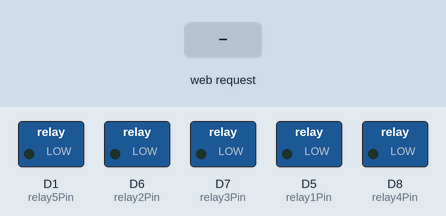
This sketch was run on a simulated ESP8266 (NodeMCU). Shown: switched loads named in the sketch (green lamp = pin HIGH). The test bench sets the inputs (shaded band). WiFi joins after 1.5 s; servers stay silent unless stated; what the sketch prints to the serial monitor is not drawn.

Above: at 2.7 s.
2.8 s: HTTP request GET /?relay1=off received
At 4.0 s:
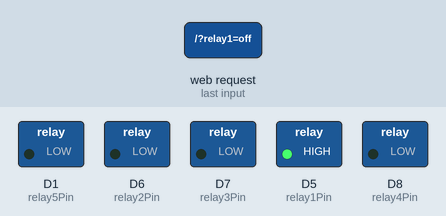
4.3 s: HTTP request GET /?relay2=off received
At 5.4 s:
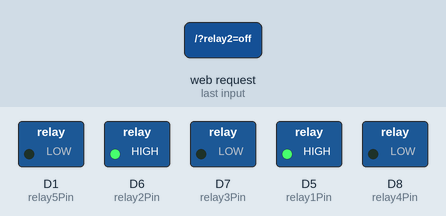
5.8 s: HTTP request GET /?relay1=on received
At 6.5 s:
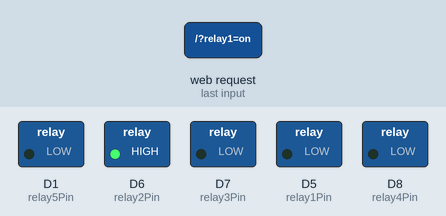
7.3 s: HTTP request GET /?relay3=off received
At 7.7 s:
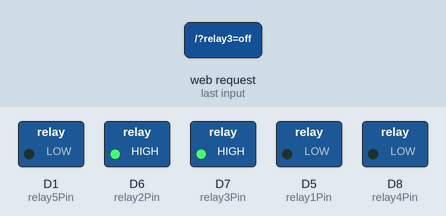
8.8 s: HTTP request GET /?relay2=on received
At 10.0 s:
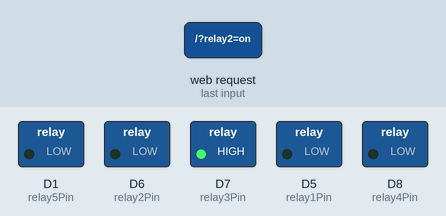
10.3 s: HTTP request GET /?relay3=on received
At 11.1 s:
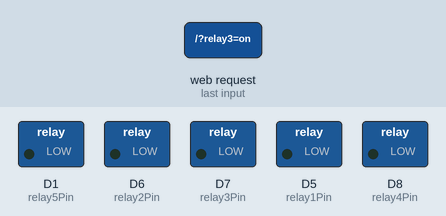
Timing chart, 0 to 12.8 s (numbered marks = the images above; inputs shaded):
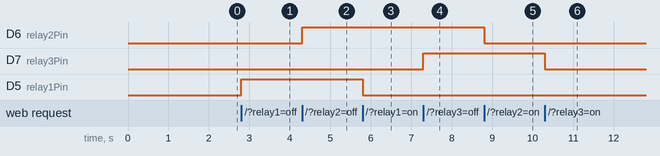

The sketch:

relay5viaweb.ino
```cpp
#include <ESP8266WiFi.h>
#include <WiFiClient.h>
#include <ESP8266WebServer.h>
#include <ESP8266mDNS.h>

// USERNAME WIFI
const char* ssid = "Wifi Username";
// PASSWORD WIFI
const char* password = "Password Your Wifi";
const int relay1Pin = D5;
const int relay2Pin = D6;
const int relay3Pin = D7;
const int relay4Pin = D8;
const int relay5Pin = D1;  // Define pin for 5th relay

ESP8266WebServer server(80);

void setup() {
  pinMode(relay1Pin, OUTPUT);
  pinMode(relay2Pin, OUTPUT);
  pinMode(relay3Pin, OUTPUT);
  pinMode(relay4Pin, OUTPUT);
  pinMode(relay5Pin, OUTPUT);  // Initialize pin for 5th relay

  digitalWrite(relay1Pin, LOW);
  digitalWrite(relay2Pin, LOW);
  digitalWrite(relay3Pin, LOW);
  digitalWrite(relay4Pin, LOW);
  digitalWrite(relay5Pin, LOW);  // Set initial state for 5th relay

  Serial.begin(9600);
  connectToWiFi();

  server.on("/", handleRoot);
  server.begin();
  Serial.println("HTTP server started");
}

void loop() {
  server.handleClient();
}

void connectToWiFi() {
  Serial.println();
  Serial.print("Connecting to ");
  Serial.println(ssid);

  WiFi.begin(ssid, password);

  while (WiFi.status() != WL_CONNECTED) {
    delay(500);
    Serial.print(".");
  }

  Serial.println("");
  Serial.println("WiFi connected");
  Serial.println("IP address: ");
  Serial.println(WiFi.localIP());
}

void handleRoot() {
  Serial.println("Got a Request");

  if (server.hasArg("relay1")) {
    if (server.arg("relay1") == "on") {
      digitalWrite(relay1Pin, LOW);
    } else if (server.arg("relay1") == "off") {
      digitalWrite(relay1Pin, HIGH);
    }
  }

  if (server.hasArg("relay2")) {
    if (server.arg("relay2") == "on") {
      digitalWrite(relay2Pin, LOW);
    } else if (server.arg("relay2") == "off") {
      digitalWrite(relay2Pin, HIGH);
    }
  }

  if (server.hasArg("relay3")) {
    if (server.arg("relay3") == "on") {
      digitalWrite(relay3Pin, LOW);
    } else if (server.arg("relay3") == "off") {
      digitalWrite(relay3Pin, HIGH);
    }
  }

  if (server.hasArg("relay4")) {
    if (server.arg("relay4") == "on") {
      digitalWrite(relay4Pin, LOW);
    } else if (server.arg("relay4") == "off") {
      digitalWrite(relay4Pin, HIGH);
    }
  }

  if (server.hasArg("relay5")) {
    if (server.arg("relay5") == "on") {
      digitalWrite(relay5Pin, LOW);
    } else if (server.arg("relay5") == "off") {
      digitalWrite(relay5Pin, HIGH);
    }
  }

  String msg = "";
  msg += "<html><body>\n";
  msg += "<center><h1>Control Relay</h1></center>";
  msg += "<center><p>Meydhi Ari Nugroho</p></center>";

  // Relay 1
  msg += "<center><h2>";
  if (digitalRead(relay1Pin) == LOW) {
    msg += "<a href='?relay1=off'/><button style='appearance: button; backface-visibility: hidden; background-color: #405cf5; border-radius: 6px; border-width: 0; box-shadow: rgba(50, 50, 93, .1) 0 0 0 1px inset,rgba(50, 50, 93, .1) 0 2px 5px 0,rgba(0, 0, 0, .07) 0 1px 1px 0; box-sizing: border-box; color: #fff; cursor: pointer; font-family: -apple-system,system-ui,&quot;Segoe UI&quot;,Roboto,&quot;Helvetica Neue&quot;,Ubuntu,sans-serif; font-size: 100%; height: 44px; line-height: 1.15; margin: 12px 0 0; outline: none; overflow: hidden; padding: 0 25px; position: relative; text-align: center; text-transform: none; transform: translateZ(0); transition: all .2s,box-shadow .08s ease-in; user-select: none; -webkit-user-select: none; touch-action: manipulation; width: 50%;'>Relay 1 On</button></a>";
  } else {
    msg += "<a href='?relay1=on'/><button style='appearance: button; backface-visibility: hidden; background-color: red; border-radius: 6px; border-width: 0; box-shadow: rgba(50, 50, 93, .1) 0 0 0 1px inset,rgba(50, 50, 93, .1) 0 2px 5px 0,rgba(0, 0, 0, .07) 0 1px 1px 0; box-sizing: border-box; color: #fff; cursor: pointer; font-family: -apple-system,system-ui,&quot;Segoe UI&quot;,Roboto,&quot;Helvetica Neue&quot;,Ubuntu,sans-serif; font-size: 100%; height: 44px; line-height: 1.15; margin: 12px 0 0; outline: none; overflow: hidden; padding: 0 25px; position: relative; text-align: center; text-transform: none; transform: translateZ(0); transition: all .2s,box-shadow .08s ease-in; user-select: none; -webkit-user-select: none; touch-action: manipulation; width: 50%;''>Relay 1 Off</button></a>";
  }
  msg += "</h2></center>";

  // Relay 2
  msg += "<center><h2>";
  if (digitalRead(relay2Pin) == LOW) {
    msg += "<a href='?relay2=off'/><button style='appearance: button; backface-visibility: hidden; background-color: #405cf5; border-radius: 6px; border-width: 0; box-shadow: rgba(50, 50, 93, .1) 0 0 0 1px inset,rgba(50, 50, 93, .1) 0 2px 5px 0,rgba(0, 0, 0, .07) 0 1px 1px 0; box-sizing: border-box; color: #fff; cursor: pointer; font-family: -apple-system,system-ui,&quot;Segoe UI&quot;,Roboto,&quot;Helvetica Neue&quot;,Ubuntu,sans-serif; font-size: 100%; height: 44px; line-height: 1.15; margin: 12px 0 0; outline: none; overflow: hidden; padding: 0 25px; position: relative; text-align: center; text-transform: none; transform: translateZ(0); transition: all .2s,box-shadow .08s ease-in; user-select: none; -webkit-user-select: none; touch-action: manipulation; width: 50%;'>Relay 2 On</button></a>";
  } else {
    msg += "<a href='?relay2=on'/><button style='appearance: button; backface-visibility: hidden; background-color: red; border-radius: 6px; border-width: 0; box-shadow: rgba(50, 50, 93, .1) 0 0 0 1px inset,rgba(50, 50, 93, .1) 0 2px 5px 0,rgba(0, 0, 0, .07) 0 1px 1px 0; box-sizing: border-box; color: #fff; cursor: pointer; font-family: -apple-system,system-ui,&quot;Segoe UI&quot;,Roboto,&quot;Helvetica Neue&quot;,Ubuntu,sans-serif; font-size: 100%; height: 44px; line-height: 1.15; margin: 12px 0 0; outline: none; overflow: hidden; padding: 0 25px; position: relative; text-align: center; text-transform: none; transform: translateZ(0); transition: all .2s,box-shadow .08s ease-in; user-select: none; -webkit-user-select: none; touch-action: manipulation; width: 50%;'>Relay 2 Off</button></a>";
  }
  msg += "</h2></center>";

  // Relay 3
  msg += "<center><h2>";
  if (digitalRead(relay3Pin) == LOW) {
    msg += "<a href='?relay3=off'/><button style='appearance: button; backface-visibility: hidden; background-color: #405cf5; border-radius: 6px; border-width: 0; box-shadow: rgba(50, 50, 93, .1) 0 0 0 1px inset,rgba(50, 50, 93, .1) 0 2px 5px 0,rgba(0, 0, 0, .07) 0 1px 1px 0; box-sizing: border-box; color: #fff; cursor: pointer; font-family: -apple-system,system-ui,&quot;Segoe UI&quot;,Roboto,&quot;Helvetica Neue&quot;,Ubuntu,sans-serif; font-size: 100%; height: 44px; line-height: 1.15; margin: 12px 0 0; outline: none; overflow: hidden; padding: 0 25px; position: relative; text-align: center; text-transform: none; transform: translateZ(0); transition: all .2s,box-shadow .08s ease-in; user-select: none; -webkit-user-select: none; touch-action: manipulation; width: 50%;'>Relay 3 On</button></a>";
  } else {
    msg += "<a href='?relay3=on'/><button style='appearance: button; backface-visibility: hidden; background-color: red; border-radius: 6px; border-width: 0; box-shadow: rgba(50, 50, 93, .1) 0 0 0 1px inset,rgba(50, 50, 93, .1) 0 2px 5px 0,rgba(0, 0, 0, .07) 0 1px 1px 0; box-sizing: border-box; color: #fff; cursor: pointer; font-family: -apple-system,system-ui,&quot;Segoe UI&quot;,Roboto,&quot;Helvetica Neue&quot;,Ubuntu,sans-serif; font-size: 100%; height: 44px; line-height: 1.15; margin: 12px 0 0; outline: none; overflow: hidden; padding: 0 25px; position: relative; text-align: center; text-transform: none; transform: translateZ(0); transition: all .2s,box-shadow .08s ease-in; user-select: none; -webkit-user-select: none; touch-action: manipulation; width: 50%;'>Relay 3 Off</button></a>";
  }
  msg += "</h2></center>";

  // Relay 4
  msg += "<center><h2>";
  if (digitalRead(relay4Pin) == LOW) {
    msg += "<a href='?relay4=off'/><button style='appearance: button; backface-visibility: hidden; background-color: #405cf5; border-radius: 6px; border-width: 0; box-shadow: rgba(50, 50, 93, .1) 0 0 0 1px inset,rgba(50, 50, 93, .1) 0 2px 5px 0,rgba(0, 0, 0, .07) 0 1px 1px 0; box-sizing: border-box; color: #fff; cursor: pointer; font-family: -apple-system,system-ui,&quot;Segoe UI&quot;,Roboto,&quot;Helvetica Neue&quot;,Ubuntu,sans-serif; font-size: 100%; height: 44px; line-height: 1.15; margin: 12px 0 0; outline: none; overflow: hidden; padding: 0 25px; position: relative; text-align: center; text-transform: none; transform: translateZ(0); transition: all .2s,box-shadow .08s ease-in; user-select: none; -webkit-user-select: none; touch-action: manipulation; width: 50%;'>Relay 4 On</button></a>";
  } else {
    msg += "<a href='?relay4=on'/><button style='appearance: button; backface-visibility: hidden; background-color: red; border-radius: 6px; border-width: 0; box-shadow: rgba(50, 50, 93, .1) 0 0 0 1px inset,rgba(50, 50, 93, .1) 0 2px 5px 0,rgba(0, 0, 0, .07) 0 1px 1px 0; box-sizing: border-box; color: #fff; cursor: pointer; font-family: -apple-system,system-ui,&quot;Segoe UI&quot;,Roboto,&quot;Helvetica Neue&quot;,Ubuntu,sans-serif; font-size: 100%; height: 44px; line-height: 1.15; margin: 12px 0 0; outline: none; overflow: hidden; padding: 0 25px; position: relative; text-align: center; text-transform: none; transform: translateZ(0); transition: all .2s,box-shadow .08s ease-in; user-select: none; -webkit-user-select: none; touch-action: manipulation; width: 50%;'>Relay 4 Off</button></a>";
  }
  msg += "</h2></center>";

  // Relay 5
  msg += "<center><h2>";
  if (digitalRead(relay5Pin) == LOW) {
    msg += "<a href='?relay5=off'/><button style='appearance: button; backface-visibility: hidden; background-color: #405cf5; border-radius: 6px; border-width: 0; box-shadow: rgba(50, 50, 93, .1) 0 0 0 1px inset,rgba(50, 50, 93, .1) 0 2px 5px 0,rgba(0, 0, 0, .07) 0 1px 1px 0; box-sizing: border-box; color: #fff; cursor: pointer; font-family: -apple-system,system-ui,&quot;Segoe UI&quot;,Roboto,&quot;Helvetica Neue&quot;,Ubuntu,sans-serif; font-size: 100%; height: 44px; line-height: 1.15; margin: 12px 0 0; outline: none; overflow: hidden; padding: 0 25px; position: relative; text-align: center; text-transform: none; transform: translateZ(0); transition: all .2s,box-shadow .08s ease-in; user-select: none; -webkit-user-select: none; touch-action: manipulation; width: 50%;'>Relay 5 On</button></a>";
  } else {
    msg += "<a href='?relay5=on'/><button style='appearance: button; backface-visibility: hidden; background-color: red; border-radius: 6px; border-width: 0; box-shadow: rgba(50, 50, 93, .1) 0 0 0 1px inset,rgba(50, 50, 93, .1) 0 2px 5px 0,rgba(0, 0, 0, .07) 0 1px 1px 0; box-sizing: border-box; color: #fff; cursor: pointer; font-family: -apple-system,system-ui,&quot;Segoe UI&quot;,Roboto,&quot;Helvetica Neue&quot;,Ubuntu,sans-serif; font-size: 100%; height: 44px; line-height: 1.15; margin: 12px 0 0; outline: none; overflow: hidden; padding: 0 25px; position: relative; text-align: center; text-transform: none; transform: translateZ(0); transition: all .2s,box-shadow .08s ease-in; user-select: none; -webkit-user-select: none; touch-action: manipulation; width: 50%;'>Relay 5 Off</button></a>";
  }
  msg += "</h2></center>";

  msg += "<hr>";
  msg += "<p>This is a program that you can use for ESP8266</p>";
  server.send(200, "text/html", msg);
}
```

Measured:
- after the input at 2.8 s, D5 (relay1Pin): LOW → HIGH at once
- after the input at 4.3 s, D6 (relay2Pin): LOW → HIGH at once
- after the input at 5.8 s, D5 (relay1Pin): HIGH → LOW at once
- after the input at 7.3 s, D7 (relay3Pin): LOW → HIGH at once
- after the input at 8.8 s, D6 (relay2Pin): HIGH → LOW at once
- after the input at 10.3 s, D7 (relay3Pin): HIGH → LOW at once
